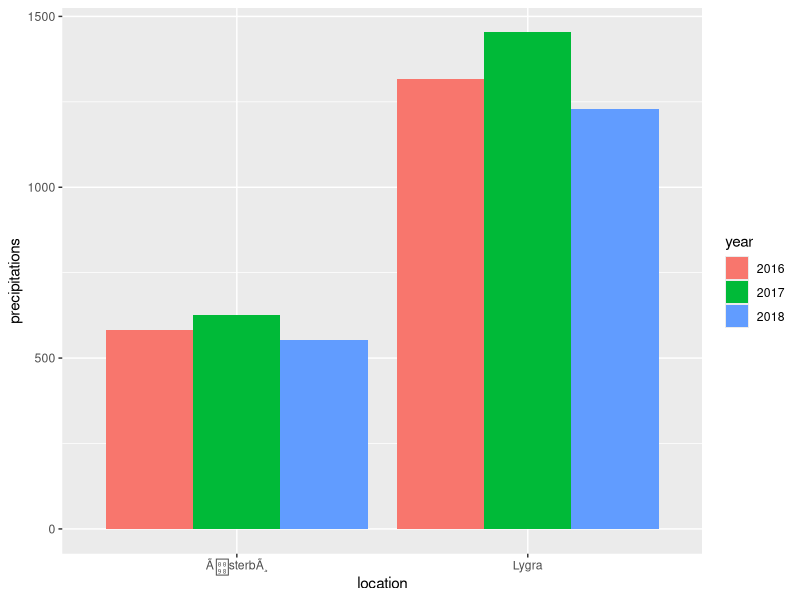
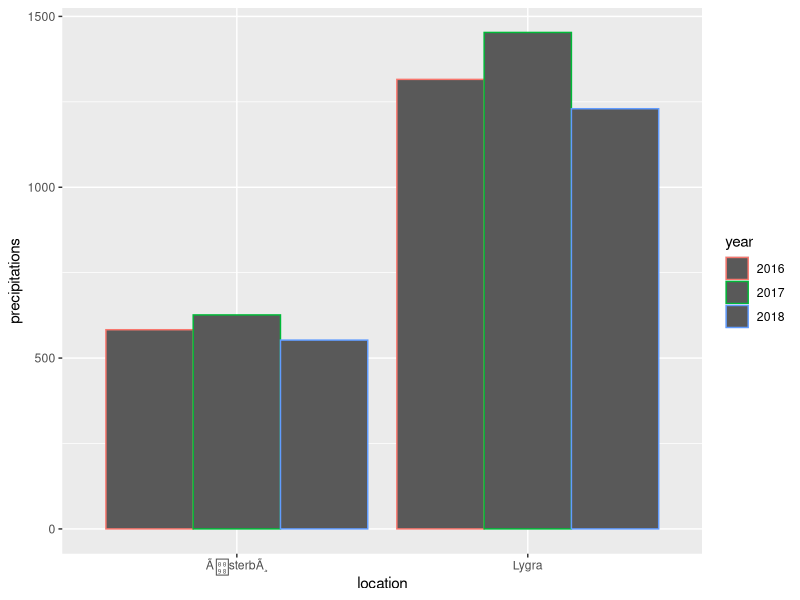
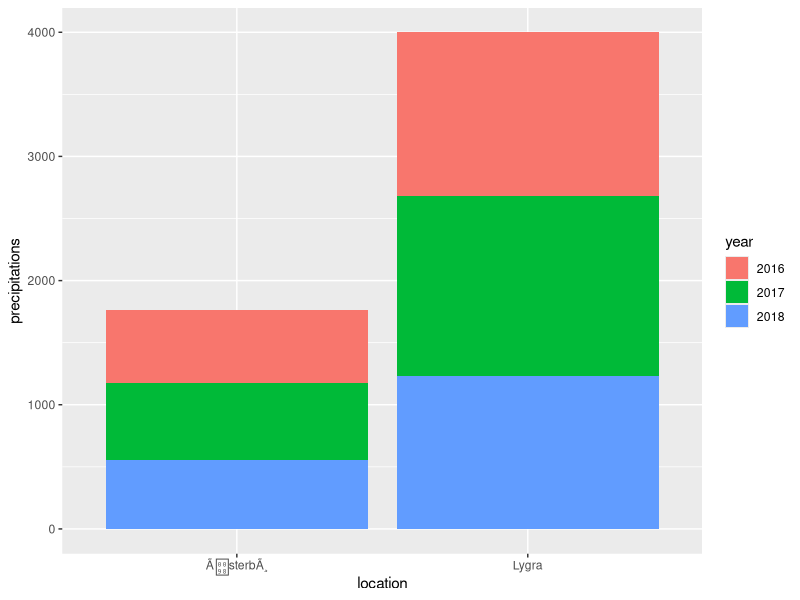
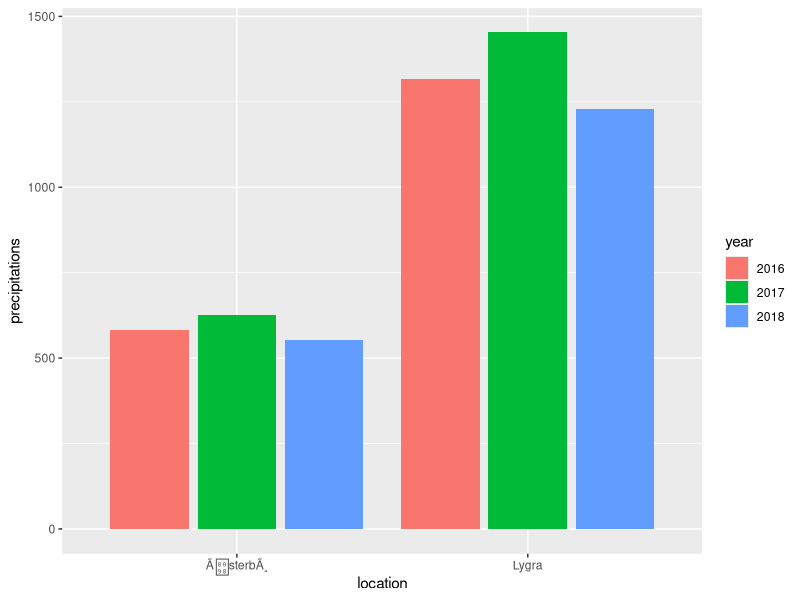
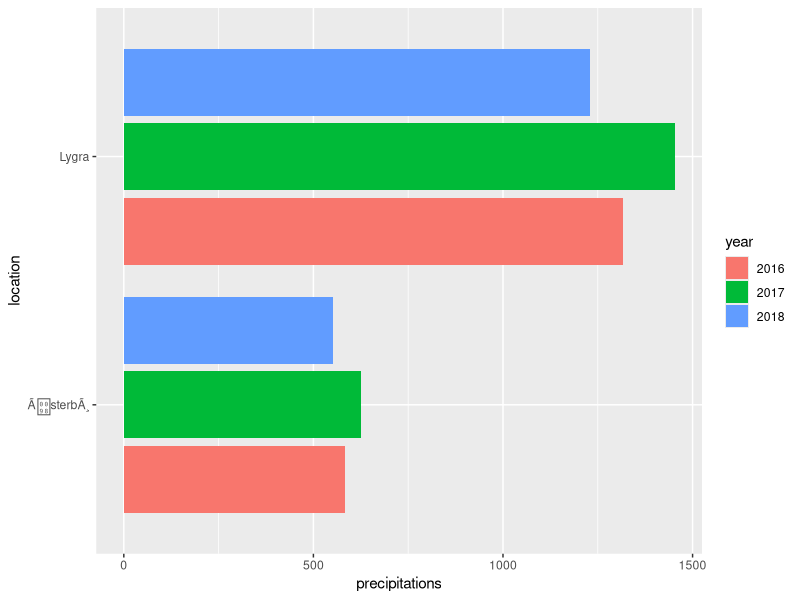

The R script that drew these images, in order:
## ---- chunk 1
knitr::opts_chunk$set(echo = TRUE, fig.align = "center")

# title: Clustering/grouping bars
# author: jonathan
# revised: 28/3/2020

WEB <- c("https://bioceed.uib.no/dropfolder/bioSTATS/Rmd/Visualizing/Multiple/clustering-bars.html")
GIT <- c("https://github.com/jonathansoule/biostats/blob/master/Visualizing/Multiple/clustering-bars.Rmd")
library(ggplot2)
location <- c(rep("Lygra", 3), rep("ÃsterbÃ¸", 3))
year <- c(rep(c("2016", "2017", "2018"), 2))
precipitations <- c(1315.7, 1453.1, 1229.8, 583, 626.3, 552.6)
## ---- chunk 2
# dataframe
df <- data.frame(location, year, precipitations)
# structure of the dataframe
str(df)
## ---- chunk 3
ggplot(df, aes(x = location, y = precipitations, fill = year)) +
  geom_col(position = "dodge")
## ---- chunk 4
ggplot(df, aes(x = location, y = precipitations, color = year)) +
  geom_col(position = "dodge")
## ---- chunk 5
ggplot(df, aes(x = location, y = precipitations, fill = year)) +
  geom_col()
## ---- chunk 6
ggplot(df, aes(x = location, y = precipitations, fill = year)) +
  geom_col(position = "dodge2")
## ---- chunk 7
ggplot(df, aes(x = location, y = precipitations, fill = year)) +
  geom_col(position = "dodge2") +
  coord_flip()
